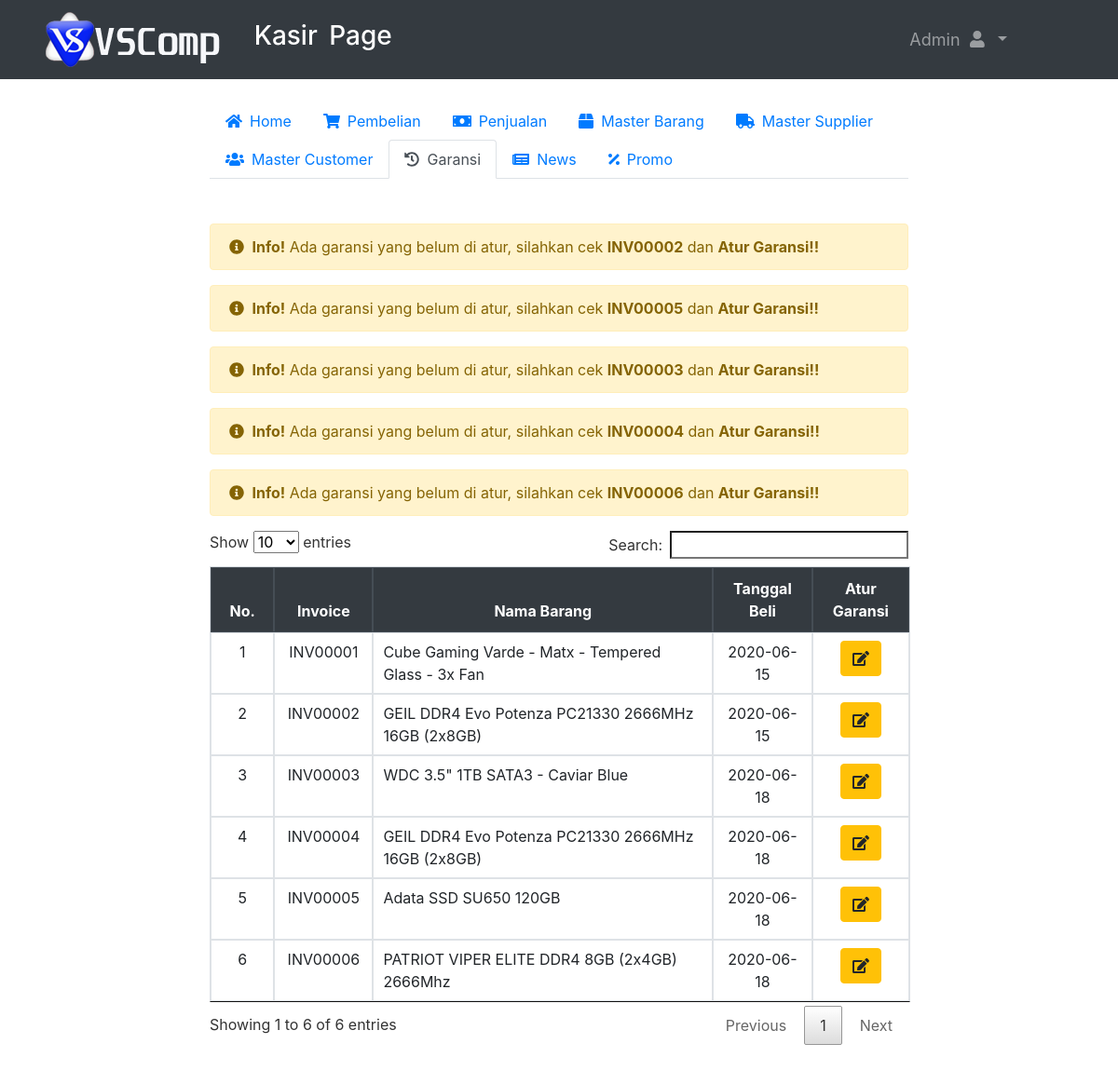
/kasir/garansi.php (signed in), run on the app's committed database.
### tables this page shows
CREATE TABLE `inv_penjualan` (
  `id_inv` varchar(100) NOT NULL,
  `TGL_TRX` date DEFAULT NULL,
  `BARANG` varchar(100) DEFAULT NULL,
  `GRAND_TOTAL` double DEFAULT NULL
);

### function/function.php (called while the page is built, shortened)
<?php
 $conn= mysqli_connect ("localhost","root","","coba_penjualan");
function tampil_data($query){
  global $conn;
  $hasil = mysqli_query ($conn,$query);
  $array = [];
  while($data = mysqli_fetch_assoc($hasil)){
    $array[] = $data;
  }
  return $array;
}
?>

### kasir/garansi.php (the view, shortened to what this page needs)
<?php include'header.php';
?>
<div class="container-fluid custom-container">
  <div class="nav-menu">
  <ul class="nav nav-tabs" id="myTab" role="tablist">
    <li class="nav-item">
      <a class="nav-link" id="home-tab" href="dasboard.php" role="tab" aria-controls="home" aria-selected="true"><i class="fas fa-home mr-2"></i>Home</a>
    </li>
    <li class="nav-item">
      <a class="nav-link" id="contact-tab" href="pembelian.php" role="tab" aria-controls="pembelian" aria-selected="false"><i class="fas fa-shopping-cart mr-2"></i>Pembelian</a>
    </li>
    <li class="nav-item">
      <a class="nav-link" id="contact-tab" href="penjualan.php" role="tab" aria-controls="penjualan" aria-selected="false"><i class="fas fa-money-bill mr-2"></i>Penjualan</a>
    </li>
    <li class="nav-item">
      <a class="nav-link" id="barang-tab" href="master-barang.php" role="tab" aria-controls="master barang" aria-selected="false"><i class="fas fa-box mr-2"></i>Master Barang</a>
    </li>
    <li class="nav-item">
      <a class="nav-link" id="profile-tab" href="master-supplier.php" role="tab" aria-controls="master supplier" aria-selected="false"><i class="fas fa-truck mr-2"></i>Master Supplier</a>
    </li>
    <li class="nav-item">
      <a class="nav-link" id="profile-tab" href="master-customer.php" role="tab" aria-controls="master customer" aria-selected="false"><i class="fas fa-users mr-2"></i>Master Customer</a>
    </li>
    <li class="nav-item">
      <a class="nav-link active" id="profile-tab" href="garansi.php" role="tab" aria-controls="garansi" aria-selected="false"><i class="fas fa-history mr-2"></i>Garansi</a>
    </li>
    <li class="nav-item">
      <a class="nav-link" id="profile-tab" href="news.php" role="tab" aria-controls="news" aria-selected="false"><i class="fas fa-newspaper mr-2"></i>News</a>
    </li>
    <li class="nav-item">
      <a class="nav-link" id="profile-tab" href="promo.php" role="tab" aria-controls="promo" aria-selected="false"><i class="fas fa-percentage mr-2"></i>Promo</a>
    </li>
  </ul>
  <div class="tab-content" id="myTabContent">
    <div class="tab-pane fade show active" id="garansi" role="tabpanel" aria-labelledby="contact-tab">
      <br><br>
      <?php
      $data_garansi = tampil_data("SELECT INV_PENJUALAN, TGL_HABIS FROM garansi");
      $data_garansi2 = array_map("unserialize", array_unique(array_map("serialize", $data_garansi)));
      foreach ($data_garansi2 as $grs) {
         $data_tgl = $grs["TGL_HABIS"];
         if ($data_tgl == "0000-00-00" ) {
           echo "
             <div class=\"alert alert-warning\"><i class=\"fas fa-info-circle mr-1\"></i>
             <strong>Info!</strong> Ada garansi yang belum di atur, silahkan cek <b>".$grs["INV_PENJUALAN"]."</b> dan <b>Atur Garansi!!</b></div>"
             ;
          }
          else {
            echo " ";
          }
      }
      ?>
      <table class="table table-bordered " id="tabel-data">
        <thead class="thead-dark text-center">
          <tr>
            <th scope="col" width="5%">No.</th>
            <th scope="col" width="10%">Invoice</th>
            <th scope="col" width="45%">Nama Barang</th>
            <th scope="col" width="10%">Tanggal Beli</th>
            <th scope="col" width="10%">Atur Garansi</th>
          </tr>
        </thead>
        <tbody>
          <?php $no=1; $data_grs = tampil_data("SELECT * FROM inv_penjualan")  ?>
          <?php foreach ($data_grs as $garansi) :?>
          <tr>
            <td align="center"><?=$no; ?></td>
            <td align="center"><?=$garansi["id_inv"]; ?></td>
            <td><?=$garansi["BARANG"]; ?></td>
            <td align="center"><?=$garansi["TGL_TRX"]; ?></td>
            <td align="center">
                <a href="garansi-set.php?id=<?=$garansi["id_inv"]; ?>" ><button class="btn btn-warning" type="button" name="edit"><i class="fas fa-edit"></i></button>
            </td>
          </tr>
        <?php $no++; endforeach; ?>
        </tbody>
      </table>
    </div>
  </div>
</div>
</div>
<br><br><br><br><br>
</body>
</html>

### kasir/header.php (shortened to what this page needs)
<?php
include'../function/function.php';
$user = $_SESSION['username'];
$hasil = mysqli_query($conn, "SELECT *  FROM login WHERE USERNAME = '$user'");
$row = mysqli_fetch_assoc($hasil);
?>
<!DOCTYPE html>
<html lang="en">
<head>
  <link rel="stylesheet" href="../css/bootstrap.min.css">
  <link rel="stylesheet" href="../css/datatables.min.css">
  <link rel="stylesheet" href="../css/datepicker.css">
  <link rel="stylesheet" href="../fontawesome/css/all.min.css">
  <link rel="stylesheet" href="../css/admin.css?v=1.0">
</head>
<body>
  <nav class="navbar navbar-expand-sm bg-dark navbar-dark sticky-top primary-nav" id="nav">
    <div class="container-fluid">
    <a class="navbar-brand" href="dasboard.php">
    <img src="../img/LOGO+TEXT.png" alt="Logo" id="logo"></img>
    <h3 style="display:inline; margin-top:30%">Kasir Page</h3>
    </a>
   <div class="collapse navbar-collapse" id="navbarSupportedContent">
    <ul class="navbar-nav ml-auto">
      <li class="nav-item dropdown">
        <a class="nav-link dropdown-toggle" href="#" id="navbarDropdown" role="button" data-toggle="dropdown" aria-haspopup="true" aria-expanded="false">
          <?php echo $row["NAMA"]; ?> <i class="fas fa-user"></i>
        </a>
        <li class="nav-item">
          <a class="nav-link" href="#"> </a>
        </li>
        <li class="nav-item">
          <a class="nav-link" href="#"> </a>
        </li>
        <li class="nav-item">
          <a class="nav-link" href="#"> </a>
        </li>
        <li class="nav-item">
          <a class="nav-link" href="#"> </a>
        </li>
        <li class="nav-item">
          <a class="nav-link" href="#"> </a>
        </li>
      </li>
    </ul>
  </div>
  </nav>
<br>

### css/admin.css (style rules this page uses)
.navbar-expand-sm { font-size: 18px; word-spacing: 5px; }
.custom-container { width: 65%; }

### data on the page
inv_penjualan: id_inv "INV00001", BARANG "Cube Gaming Varde - Matx - Tempered Glass - 3x Fan", TGL_TRX "2020-06-15"
inv_penjualan: id_inv "INV00002", BARANG "GEIL DDR4 Evo Potenza PC21330 2666MHz 16GB (2x8GB)", TGL_TRX "2020-06-15"
inv_penjualan: id_inv "INV00003", BARANG "WDC 3.5\" 1TB SATA3 - Caviar Blue", TGL_TRX "2020-06-18"
inv_penjualan: id_inv "INV00004", BARANG "GEIL DDR4 Evo Potenza PC21330 2666MHz 16GB (2x8GB)", TGL_TRX "2020-06-18"
inv_penjualan: id_inv "INV00005", BARANG "Adata SSD SU650 120GB", TGL_TRX "2020-06-18"
inv_penjualan: id_inv "INV00006", BARANG "PATRIOT VIPER ELITE DDR4 8GB (2x4GB) 2666Mhz", TGL_TRX "2020-06-18"

### other printed values
$row["NAMA"] "Admin"
$grs["INV_PENJUALAN"] "INV00002"
$grs["INV_PENJUALAN"] "INV00005"
$grs["INV_PENJUALAN"] "INV00003"
$grs["INV_PENJUALAN"] "INV00004"
$grs["INV_PENJUALAN"] "INV00006"
